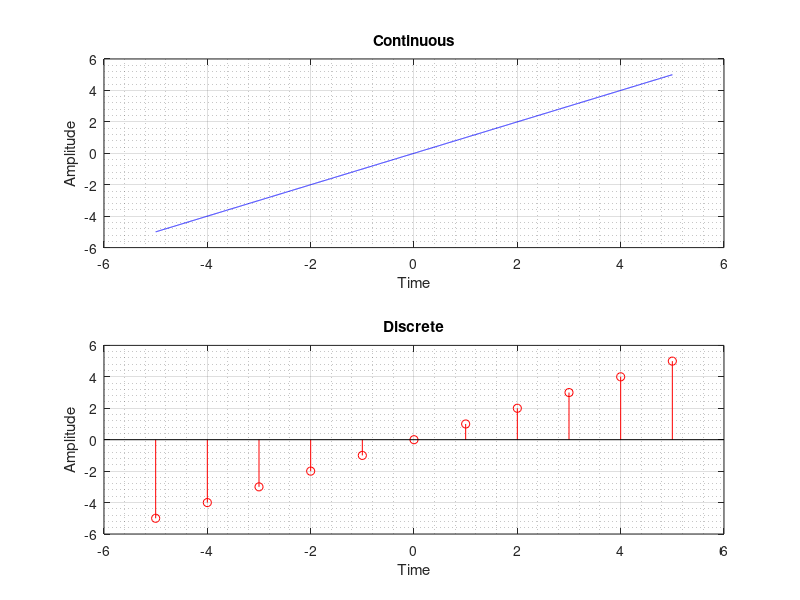

This chart was generated by the following MATLAB code:
% Program to generate signal of ramp function
clc; clear all;

% RAMP FUNCTION - (slope 1, passes through origin [f(x) = x])
%   R[x] = x

x = -5:0.001:5;
f = x;

figure('Name','Ramp','NumberTitle','off','Color','w')
subplot(2,1,1);
plot(x,f,'b'),grid on, grid minor
title('Continuous')
xlabel('Time')
ylabel('Amplitude')

y = -5:5;
fn = y;

subplot(2,1,2);
stem(y,fn,'r'),grid on, grid minor
title('Discrete')
xlabel('Time')
ylabel('Amplitude')

print('-clipboard','-dbitmap')